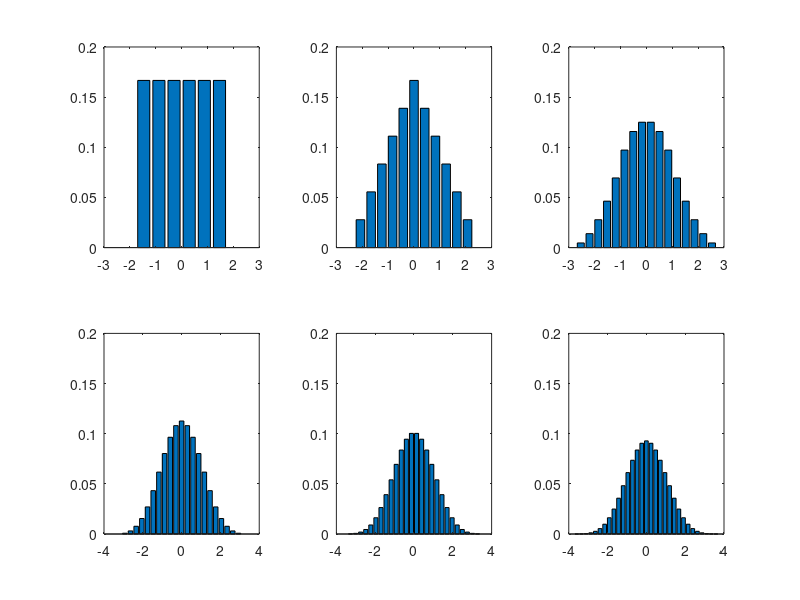

Write the MATLAB code that produced this figure.
disp('##### n = 1 #####')
s1=[1:6] % intervall 1 bis 6
n=1 % Wurf
p1=repmat(1/6, 1, 6) %  Vektor initialisiert mit 6 relisationen, haben jeweils die Wahrscheinlichkeit von 1/6
E1=3.5 % Erwartungswert (1*1/6 + 2*1/6 + 3*1/6.....) = 3.5, das Beispiel s 334 papula
V1=2.9167 % Varianz, standardtisiert E(x^2) -(E(x))^2

% Erwartungswert subtrahiert
% geteilt durch die Standardabweichung (Wurzel Anzahl, Wurzel Varianz)
% kommt immer eine Vertielung, die näher an die Standardabweichung ist
Z1=(s1-n*E1)/(sqrt(V1)) 

% bar (X Wert, Y Wert)
% X Wert
% Y Werte von p1, hier nur 1/6
% axis ([x_lo x_hi y_lo y_hi])
subplot(2,3,1), bar(Z1,p1), axis ([-3 3 0 0.2]) %subplot (ROWS, COLS, INDEX)


disp('##### n = 2 #####')
s2=[2:12]
n=2 % zweiter Wurf
p2=conv(p1,p1) % produkt der Vektoren
E2=E1*n
V2=V1*n
Z2=(s2-E2)/sqrt(V2) % Normierter ZG 

subplot(2,3,2), bar(Z2,p2), axis ([-3 3 0 0.2])

disp('##### n = 3 #####')
s3=[3:18]
n=3
p3=conv(p1,p2)
E3=E1*n
V3=V1*n
Z3=(s3-E3)/sqrt(V3)

subplot(2,3,3), bar(Z3,p3), axis ([-3 3 0 0.2])

disp('##### n = 4 #####')
s4=[4:24]
n=4
p4=conv(p1,p3)
E4=E1*n
V4=V1*n
Z4=(s4-E4)/(sqrt(V4))

subplot(2,3,4), bar(Z4,p4), axis ([-4 4 0 0.2])

disp('##### n = 5 #####')
s5=[5:30]
n=5
p5=conv(p1,p4)
E5=E1*n
V5=V1*n
Z5=(s5-E5)/(sqrt(V5))

subplot(2,3,5), bar(Z5,p5), axis ([-4 4 0 0.2])

disp('##### n = 6 #####')
s6=[6:36]
n=6
p6=conv(p1,p5)
E6=E1*n
V6=V1*n
Z6=(s6-E6)/(sqrt(V6))

subplot(2,3,6), bar(Z6,p6), axis ([-4 4 0 0.2])

% Grenzwert
% Grenzwertsatz: je größer die Stichprobe wird, 
% desto näher wird die Stichprobenverteilung normalverteilt sein.
% der Mittelwert der Stichprobe näherungsweise dem Mittelwert der Grundgesamtheit entsprechen
% Zusätzlich werden alle Stichproben annähernd normalverteilt sein,
% mit einer Varianz, die der der Grundgesamtheit geteilt durch die Größe der Stichprobe entspricht.